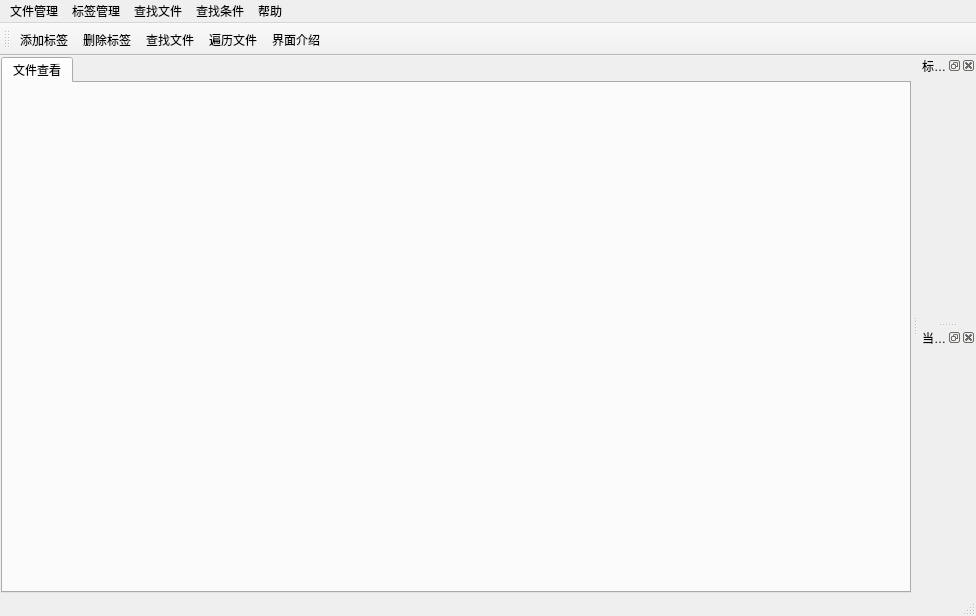
<?xml version="1.0" encoding="UTF-8"?>
<ui version="4.0">
 <class>MainWindow</class>
 <widget class="QMainWindow" name="MainWindow">
  <property name="geometry">
   <rect>
    <x>0</x>
    <y>0</y>
    <width>976</width>
    <height>616</height>
   </rect>
  </property>
  <property name="windowTitle">
   <string>文件标签化管理工具</string>
  </property>
  <widget class="QWidget" name="centralWidget">
   <layout class="QGridLayout" name="gridLayout">
    <property name="leftMargin">
     <number>1</number>
    </property>
    <property name="topMargin">
     <number>1</number>
    </property>
    <property name="rightMargin">
     <number>1</number>
    </property>
    <property name="bottomMargin">
     <number>1</number>
    </property>
    <property name="spacing">
     <number>1</number>
    </property>
    <item row="0" column="0">
     <widget class="QTabWidget" name="twFileBrowser">
      <widget class="QWidget" name="twFileBrowserPage1">
       <attribute name="title">
        <string>文件查看</string>
       </attribute>
       <layout class="QGridLayout" name="gridLayout_2">
        <item row="0" column="0">
         <widget class="FileBrowser" name="wFileBrowser" native="true"/>
        </item>
       </layout>
      </widget>
     </widget>
    </item>
   </layout>
  </widget>
  <widget class="QMenuBar" name="menuBar">
   <property name="geometry">
    <rect>
     <x>0</x>
     <y>0</y>
     <width>976</width>
     <height>22</height>
    </rect>
   </property>
   <widget class="QMenu" name="menuFileManage">
    <property name="title">
     <string>文件管理</string>
    </property>
    <addaction name="actionAddLabels"/>
    <addaction name="actionDelLabels"/>
   </widget>
   <widget class="QMenu" name="menuLabelManage">
    <property name="title">
     <string>标签管理</string>
    </property>
   </widget>
   <widget class="QMenu" name="menuFileSearchCondition">
    <property name="title">
     <string>查找条件</string>
    </property>
    <addaction name="actionFromCache"/>
    <addaction name="actionFromDisk"/>
    <addaction name="separator"/>
    <addaction name="actionLabelLogicAnd"/>
    <addaction name="actionLabelLogicOr"/>
   </widget>
   <widget class="QMenu" name="menuHelp">
    <property name="title">
     <string>帮助</string>
    </property>
    <addaction name="actionHelp"/>
    <addaction name="actionAuthor"/>
   </widget>
   <widget class="QMenu" name="menuFileSearch">
    <property name="title">
     <string>查找文件</string>
    </property>
    <addaction name="actionSearchFilesbyLabels"/>
    <addaction name="actionTraverseSelDirs"/>
   </widget>
   <addaction name="menuFileManage"/>
   <addaction name="menuLabelManage"/>
   <addaction name="menuFileSearch"/>
   <addaction name="menuFileSearchCondition"/>
   <addaction name="menuHelp"/>
  </widget>
  <widget class="QToolBar" name="mainToolBar">
   <property name="windowTitle">
    <string>工具栏</string>
   </property>
   <property name="movable">
    <bool>true</bool>
   </property>
   <property name="floatable">
    <bool>true</bool>
   </property>
   <attribute name="toolBarArea">
    <enum>TopToolBarArea</enum>
   </attribute>
   <attribute name="toolBarBreak">
    <bool>false</bool>
   </attribute>
   <addaction name="actionAddLabels"/>
   <addaction name="actionDelLabels"/>
   <addaction name="actionSearchFilesbyLabels"/>
   <addaction name="actionTraverseSelDirs"/>
   <addaction name="actionHelp"/>
  </widget>
  <widget class="QStatusBar" name="statusBar"/>
  <widget class="QDockWidget" name="dwLabels">
   <property name="windowTitle">
    <string>标签库</string>
   </property>
   <attribute name="dockWidgetArea">
    <number>2</number>
   </attribute>
   <widget class="QWidget" name="dockWidgetContents"/>
  </widget>
  <widget class="QDockWidget" name="dwCurDirLabels">
   <property name="windowTitle">
    <string>当前目录中文件的标签</string>
   </property>
   <attribute name="dockWidgetArea">
    <number>2</number>
   </attribute>
   <widget class="FormCurDirLabels" name="dwcCurDirLabels"/>
  </widget>
  <action name="actionSearchFilesbyLabels">
   <property name="icon">
    <iconset resource="resources.qrc">
     <normaloff>:/Resources/search.png</normaloff>:/Resources/search.png</iconset>
   </property>
   <property name="text">
    <string>查找文件</string>
   </property>
   <property name="toolTip">
    <string>根据标签查找文件</string>
   </property>
  </action>
  <action name="actionAddLabels">
   <property name="icon">
    <iconset resource="resources.qrc">
     <normaloff>:/Resources/204-link.png</normaloff>:/Resources/204-link.png</iconset>
   </property>
   <property name="text">
    <string>添加标签</string>
   </property>
   <property name="toolTip">
    <string>为文件关联标签</string>
   </property>
  </action>
  <action name="actionTraverseSelDirs">
   <property name="icon">
    <iconset resource="resources.qrc">
     <normaloff>:/Resources/database.png</normaloff>:/Resources/database.png</iconset>
   </property>
   <property name="text">
    <string>遍历文件</string>
   </property>
   <property name="toolTip">
    <string>遍历选中的文件夹</string>
   </property>
  </action>
  <action name="actionHelp">
   <property name="icon">
    <iconset resource="resources.qrc">
     <normaloff>:/Resources/question.png</normaloff>:/Resources/question.png</iconset>
   </property>
   <property name="text">
    <string>界面介绍</string>
   </property>
   <property name="toolTip">
    <string>帮助</string>
   </property>
  </action>
  <action name="actionFromCache">
   <property name="checkable">
    <bool>true</bool>
   </property>
   <property name="checked">
    <bool>true</bool>
   </property>
   <property name="text">
    <string>优先从缓存数据库查找</string>
   </property>
  </action>
  <action name="actionLabelLogicAnd">
   <property name="checkable">
    <bool>true</bool>
   </property>
   <property name="checked">
    <bool>true</bool>
   </property>
   <property name="text">
    <string>标签的逻辑关系为与</string>
   </property>
  </action>
  <action name="actionDelLabels">
   <property name="icon">
    <iconset resource="resources.qrc">
     <normaloff>:/Resources/breaklink.png</normaloff>:/Resources/breaklink.png</iconset>
   </property>
   <property name="text">
    <string>删除标签</string>
   </property>
  </action>
  <action name="actionFromDisk">
   <property name="checkable">
    <bool>true</bool>
   </property>
   <property name="text">
    <string>直接从磁盘查找</string>
   </property>
  </action>
  <action name="actionLabelLogicOr">
   <property name="checkable">
    <bool>true</bool>
   </property>
   <property name="text">
    <string>标签的逻辑关系为或</string>
   </property>
  </action>
  <action name="actionAuthor">
   <property name="text">
    <string>作者信息</string>
   </property>
  </action>
 </widget>
 <layoutdefault spacing="6" margin="11"/>
 <customwidgets>
  <customwidget>
   <class>FileBrowser</class>
   <extends>QWidget</extends>
   <header>filebrowser.h</header>
   <container>1</container>
  </customwidget>
  <customwidget>
   <class>FormCurDirLabels</class>
   <extends>QWidget</extends>
   <header>formcurdirlabels.h</header>
   <container>1</container>
  </customwidget>
 </customwidgets>
 <resources>
  <include location="resources.qrc"/>
 </resources>
 <connections/>
</ui>
